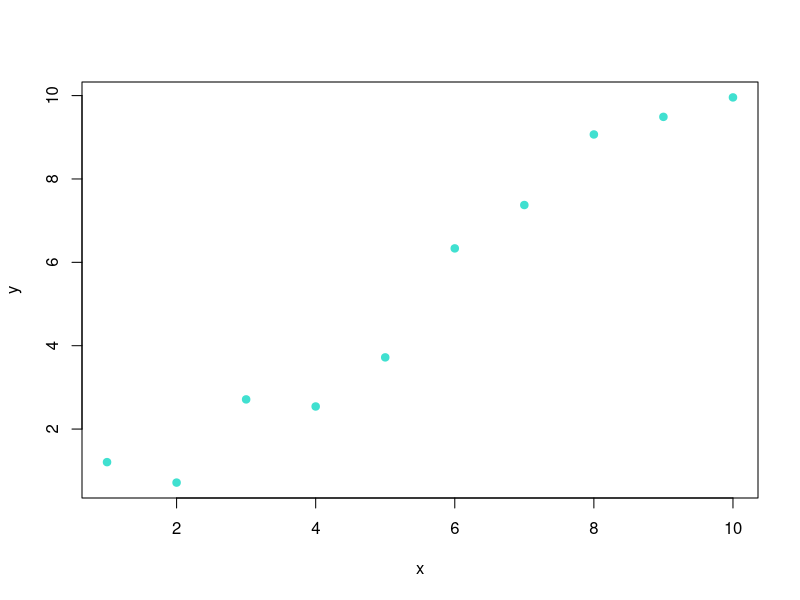
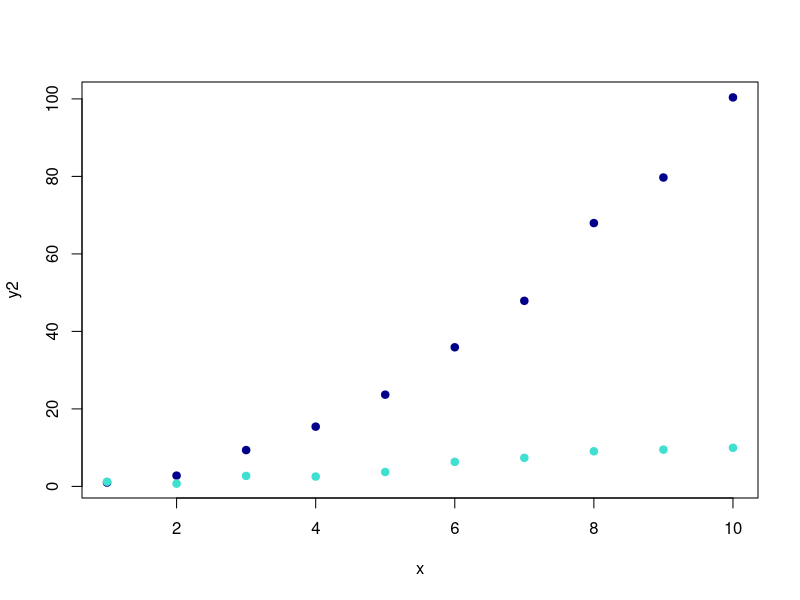

R code for these plots, in order:
#Test Script

# create data
x <- 1:10

# y is a function of x, with standard deviation 1
y <- rnorm(length(x), x, 1)

# plot relationship between y and x
plot(y~x, pch=19, col="turquoise")

# y2 is a function of x^2, with standard deviation 1
y2 <- rnorm(length(x), x^2, 1)

#plot relationship between y2 and x
plot(y2~x, pch=19, col="darkblue")

# add y for comparison
points(y, pch=19, col="turquoise")

